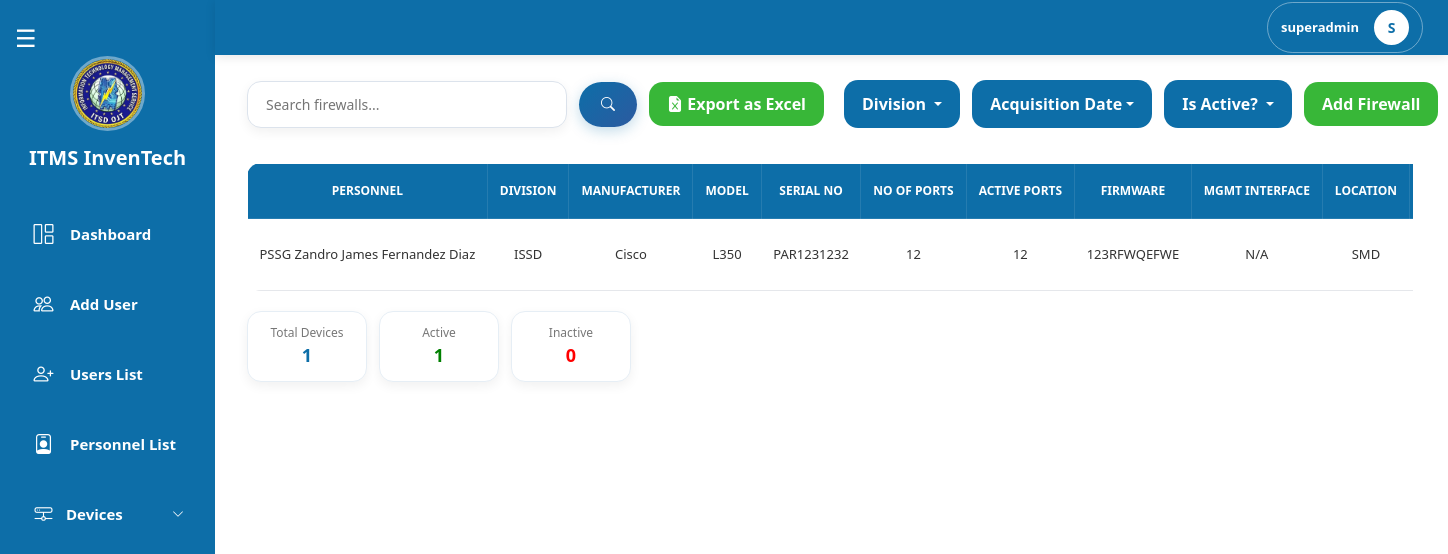
Before: /pages/superadmin/device_firewalls.php?success=1 (signed in) with the older database file.
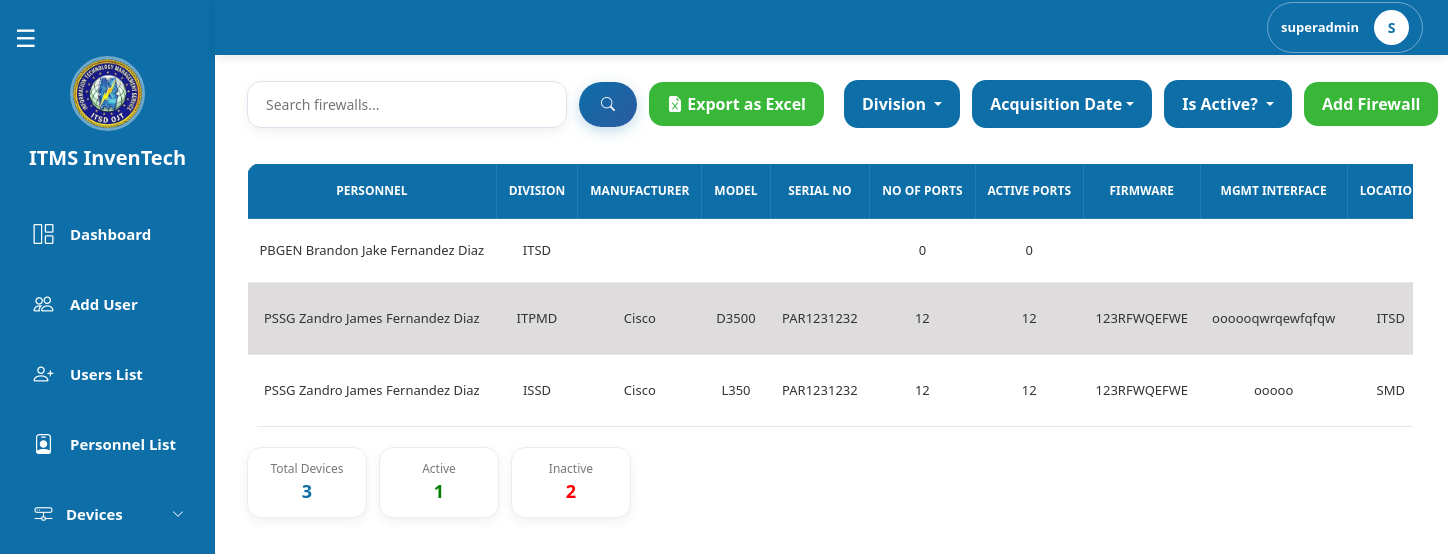
After: the same page with the newer database file.
### tables this page shows
CREATE TABLE `firewalls` (
  `id` int(11) NOT NULL,
  `personnel_id` int(11) NOT NULL,
  `division_id` int(11) NOT NULL,
  `device_id` int(11) NOT NULL,
  `manufacturer` varchar(255) NOT NULL,
  `model` varchar(255) NOT NULL,
  `serial_no` varchar(255) NOT NULL,
  `no_of_ports` int(11) NOT NULL,
  `no_of_active_ports` int(11) NOT NULL,
  `firmware_version` varchar(255) NOT NULL,
  `management_interface_type` varchar(255) NOT NULL,
  `location` varchar(255) NOT NULL,
  `is_active` tinyint(1) NOT NULL,
  `is_remotely_accessible` tinyint(1) NOT NULL,
  `remote_connection_details` text NOT NULL,
  `remarks` text NOT NULL,
  `pnp_focal_person` varchar(255) NOT NULL,
  `contact_details` int(11) NOT NULL,
  `acquisition_date` date DEFAULT NULL,
  `acquisition_type` varchar(255) NOT NULL,
  `acquisition_details` text NOT NULL,
  `previous_owners_id` longtext DEFAULT NULL CHECK (json_valid(`previous_owners_id`)),
  `created_date` date NOT NULL DEFAULT current_timestamp(),
  `last_updated_at` date DEFAULT NULL
);

CREATE TABLE `divisions` (
  `id` int(11) NOT NULL,
  `division` varchar(100) NOT NULL
);

### pages/superadmin/device_firewalls.php (the view, shortened to what the changed rows need)
<?php
include("../../config/db.php");
function getPreviousOwnersNames($conn, $json)
{
    $ids = json_decode($json, true);
    if (!is_array($ids) || empty($ids)) return 'N/A';
    $ids = implode(',', array_map('intval', $ids));
    $result = mysqli_query($conn, "
        SELECT r.rank, p.first_name, p.middle_name, p.last_name
        FROM personnels p
        LEFT JOIN ranks r ON p.rank_id = r.id
        WHERE p.id IN ($ids)
    ");
    $names = [];
    while ($row = mysqli_fetch_assoc($result)) {
        $names[] = trim(($row['rank'] ?? '') . ' ' . $row['first_name'] . ' ' . $row['middle_name'] . ' ' . $row['last_name']);
    }
    return !empty($names) ? implode(",<br>", $names) : 'N/A';
}
$limit  = 10;
$page   = max(1, (int)($_GET['page'] ?? 1));
$offset = ($page - 1) * $limit;
$where  = [];
$params = [];
$types  = '';
$whereSQL = !empty($where) ? "WHERE " . implode(" AND ", $where) : "";
$baseJoin = "
    FROM firewalls f
    LEFT JOIN personnels per ON f.personnel_id = per.id
    LEFT JOIN ranks rk       ON per.rank_id = rk.id
    LEFT JOIN divisions d    ON f.division_id = d.id
";
$stmtTotal = $conn->prepare("SELECT COUNT(*) AS total $baseJoin $whereSQL");
$stmtTotal->execute();
$totalDevices = $stmtTotal->get_result()->fetch_assoc()['total'] ?? 0;
$inactiveWhere   = $where;
$inactiveWhere[] = "f.is_active = 0";
$inactiveSQL     = "WHERE " . implode(" AND ", $inactiveWhere);
$si = $conn->prepare("SELECT COUNT(*) AS total $baseJoin $inactiveSQL");
$si->execute();
$inactiveDevices = $si->get_result()->fetch_assoc()['total'] ?? 0;
$stmt = $conn->prepare("
    SELECT f.*,
        CONCAT(COALESCE(rk.rank, ''), ' ', per.first_name, ' ', per.middle_name, ' ', per.last_name) AS fullname,
        d.division AS division_name
    $baseJoin
    $whereSQL
    ORDER BY f.id DESC
    LIMIT ?, ?
");
$fp = $params; $ft = $types . 'ii';
$fp[] = $offset; $fp[] = $limit;
$stmt->bind_param($ft, ...$fp);
$stmt->execute();
$result = $stmt->get_result();
?>
<!DOCTYPE html>
<html lang="en">
<head>
    <link href="https://cdn.jsdelivr.net/npm/bootstrap@5.3.3/dist/css/bootstrap.min.css" rel="stylesheet">
    <link rel="stylesheet" href="../superadmin/css/devices.css">
    <link rel="stylesheet" href="css/superadmin_navbar.css">
    <link rel="stylesheet" href="./css/superadmin_sidebar.css">
</head>
<body>
    <?php include 'superadmin_sidebar.php'; ?>
    <div class="contenttable">
        <div class="table-container">
            <table class="users-table">
                <thead>
                    <tr>
                        <th>PERSONNEL</th>
                        <th>DIVISION</th>
                        <th>MANUFACTURER</th>
                        <th>MODEL</th>
                        <th>SERIAL NO</th>
                        <th>NO OF PORTS</th>
                        <th>ACTIVE PORTS</th>
                        <th>FIRMWARE</th>
                        <th>MGMT INTERFACE</th>
                        <th>LOCATION</th>
                        <th>IS REMOTE ACCESSIBLE?</th>
                    </tr>
                </thead>
                <tbody>
                    <?php if ($result->num_rows > 0): ?>
                        <?php while ($row = $result->fetch_assoc()): ?>
                            <tr class="clickable-row" data-active="<?= $row['is_active'] ? '1' : '0' ?>"
                                data-bs-toggle="modal" data-bs-target="#viewFirewallModal<?= $row['id'] ?>">
                                <td><?= htmlspecialchars($row['fullname'] ?? 'N/A') ?></td>
                                <td><?= htmlspecialchars($row['division_name'] ?? 'N/A') ?></td>
                                <td><?= htmlspecialchars($row['manufacturer'] ?? '') ?></td>
                                <td><?= htmlspecialchars($row['model'] ?? '') ?></td>
                                <td><?= htmlspecialchars($row['serial_no'] ?? '') ?></td>
                                <td><?= htmlspecialchars($row['no_of_ports'] ?? '') ?></td>
                                <td><?= htmlspecialchars($row['no_of_active_ports'] ?? '') ?></td>
                                <td><?= htmlspecialchars($row['firmware_version'] ?? '') ?></td>
                                <td><?= htmlspecialchars($row['management_interface_type'] ?? '') ?></td>
                                <td><?= htmlspecialchars($row['location'] ?? '') ?></td>
                                <td><?= $row['is_remotely_accessible'] ? '<span style="color:green;font-weight:bold;">YES</span>' : '<span style="color:red;font-weight:bold;">NO</span>' ?></td>
                            </tr>
                                                <div class="col-md-12"><div class="view-label">Previous Handlers</div><div class="view-value"><?= getPreviousOwnersNames($conn, $row['previous_owners_id']) ?></div></div>
                        <?php endwhile; ?>
                    <?php else: ?>
                        <tr><td colspan="21" class="text-center">No firewall devices found.</td></tr>
                    <?php endif; ?>
                </tbody>
            </table>
        </div>
        <div class="table-footer">
            <div class="user-stats">
                <div class="stat-box total"><span class="label">Total Devices</span><span class="value"><?= $totalDevices ?></span></div>
                <div class="stat-box inactive"><span class="label">Inactive</span><span class="value"><?= $inactiveDevices ?></span></div>
            </div>
        </div>
    </div>
</body>
</html>

Changed rows visible on the page:
added firewalls: fullname "PBGEN Brandon Jake Fernandez Diaz", division.division "ITSD", no_of_ports "0", no_of_active_ports "0"
added firewalls: fullname "PSSG Zandro James Fernandez Diaz", division.division "ITPMD", manufacturer "Cisco", model "D3500", serial_no "PAR1231232", no_of_ports "12", no_of_active_ports "12", firmware_version "123RFWQEFWE", management_interface_type "oooooqwrqewfqfqw", location "ITSD"
changed firewalls "SMD": management_interface_type "N/A" → "ooooo"
Other visible differences:
$totalDevices: "1" → "3"
$inactiveDevices: "0" → "2"
